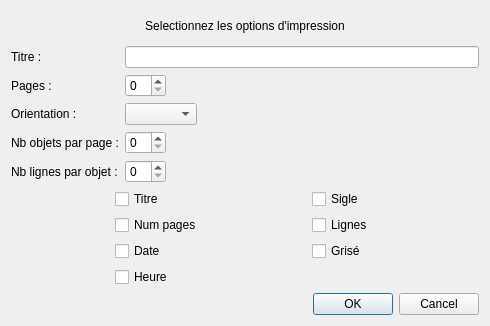
<?xml version="1.0" encoding="UTF-8"?>
<ui version="4.0">
 <class>PrintForm</class>
 <widget class="QDialog" name="PrintForm">
  <property name="geometry">
   <rect>
    <x>0</x>
    <y>0</y>
    <width>490</width>
    <height>326</height>
   </rect>
  </property>
  <property name="windowTitle">
   <string>Dialog</string>
  </property>
  <layout class="QGridLayout" name="gridLayout">
   <item row="3" column="0">
    <widget class="QDialogButtonBox" name="buttonBox">
     <property name="sizePolicy">
      <sizepolicy hsizetype="Preferred" vsizetype="Maximum">
       <horstretch>0</horstretch>
       <verstretch>0</verstretch>
      </sizepolicy>
     </property>
     <property name="orientation">
      <enum>Qt::Horizontal</enum>
     </property>
     <property name="standardButtons">
      <set>QDialogButtonBox::Cancel|QDialogButtonBox::Ok</set>
     </property>
    </widget>
   </item>
   <item row="1" column="0">
    <layout class="QFormLayout" name="formLayout">
     <property name="fieldGrowthPolicy">
      <enum>QFormLayout::AllNonFixedFieldsGrow</enum>
     </property>
     <item row="0" column="0">
      <widget class="QLabel" name="label">
       <property name="text">
        <string>Titre :</string>
       </property>
      </widget>
     </item>
     <item row="0" column="1">
      <widget class="QLineEdit" name="titleLineEdit">
       <property name="sizePolicy">
        <sizepolicy hsizetype="Minimum" vsizetype="Fixed">
         <horstretch>0</horstretch>
         <verstretch>0</verstretch>
        </sizepolicy>
       </property>
      </widget>
     </item>
     <item row="1" column="0">
      <widget class="QLabel" name="label_2">
       <property name="text">
        <string>Pages :</string>
       </property>
      </widget>
     </item>
     <item row="1" column="1">
      <widget class="QSpinBox" name="pageSpinBox">
       <property name="sizePolicy">
        <sizepolicy hsizetype="Maximum" vsizetype="Fixed">
         <horstretch>0</horstretch>
         <verstretch>0</verstretch>
        </sizepolicy>
       </property>
      </widget>
     </item>
     <item row="2" column="0">
      <widget class="QLabel" name="label_3">
       <property name="text">
        <string>Orientation :</string>
       </property>
      </widget>
     </item>
     <item row="2" column="1">
      <widget class="QComboBox" name="orientationComboBox">
       <property name="sizePolicy">
        <sizepolicy hsizetype="Maximum" vsizetype="Fixed">
         <horstretch>0</horstretch>
         <verstretch>0</verstretch>
        </sizepolicy>
       </property>
      </widget>
     </item>
     <item row="3" column="0">
      <widget class="QLabel" name="label_4">
       <property name="text">
        <string>Nb objets par page :</string>
       </property>
      </widget>
     </item>
     <item row="3" column="1">
      <widget class="QSpinBox" name="objectNumberSpinBox">
       <property name="sizePolicy">
        <sizepolicy hsizetype="Maximum" vsizetype="Fixed">
         <horstretch>0</horstretch>
         <verstretch>0</verstretch>
        </sizepolicy>
       </property>
      </widget>
     </item>
     <item row="4" column="0">
      <widget class="QLabel" name="label_5">
       <property name="text">
        <string>Nb lignes par objet :</string>
       </property>
      </widget>
     </item>
     <item row="4" column="1">
      <widget class="QSpinBox" name="lineNumberSpinBox">
       <property name="sizePolicy">
        <sizepolicy hsizetype="Maximum" vsizetype="Fixed">
         <horstretch>0</horstretch>
         <verstretch>0</verstretch>
        </sizepolicy>
       </property>
      </widget>
     </item>
    </layout>
   </item>
   <item row="2" column="0">
    <layout class="QGridLayout" name="gridLayout_3">
     <item row="0" column="0">
      <widget class="QCheckBox" name="titleCheckBox">
       <property name="sizePolicy">
        <sizepolicy hsizetype="Maximum" vsizetype="Fixed">
         <horstretch>0</horstretch>
         <verstretch>0</verstretch>
        </sizepolicy>
       </property>
       <property name="text">
        <string>Titre</string>
       </property>
      </widget>
     </item>
     <item row="0" column="1">
      <widget class="QCheckBox" name="sigleCheckBox">
       <property name="sizePolicy">
        <sizepolicy hsizetype="Maximum" vsizetype="Fixed">
         <horstretch>0</horstretch>
         <verstretch>0</verstretch>
        </sizepolicy>
       </property>
       <property name="text">
        <string>Sigle</string>
       </property>
      </widget>
     </item>
     <item row="1" column="0">
      <widget class="QCheckBox" name="pageNbCheckBox">
       <property name="text">
        <string>Num pages</string>
       </property>
      </widget>
     </item>
     <item row="1" column="1">
      <widget class="QCheckBox" name="linesCheckBox">
       <property name="text">
        <string>Lignes</string>
       </property>
      </widget>
     </item>
     <item row="2" column="0">
      <widget class="QCheckBox" name="dateCheckBox">
       <property name="text">
        <string>Date</string>
       </property>
      </widget>
     </item>
     <item row="2" column="1">
      <widget class="QCheckBox" name="grayCheckBox">
       <property name="text">
        <string>Grisé</string>
       </property>
      </widget>
     </item>
     <item row="3" column="0">
      <widget class="QCheckBox" name="hourCheckBox">
       <property name="text">
        <string>Heure</string>
       </property>
      </widget>
     </item>
    </layout>
   </item>
   <item row="0" column="0">
    <widget class="QLabel" name="label_6">
     <property name="text">
      <string>Selectionnez les options d'impression</string>
     </property>
     <property name="alignment">
      <set>Qt::AlignCenter</set>
     </property>
    </widget>
   </item>
  </layout>
 </widget>
 <resources/>
 <connections>
  <connection>
   <sender>buttonBox</sender>
   <signal>accepted()</signal>
   <receiver>PrintForm</receiver>
   <slot>accept()</slot>
   <hints>
    <hint type="sourcelabel">
     <x>248</x>
     <y>254</y>
    </hint>
    <hint type="destinationlabel">
     <x>157</x>
     <y>274</y>
    </hint>
   </hints>
  </connection>
  <connection>
   <sender>buttonBox</sender>
   <signal>rejected()</signal>
   <receiver>PrintForm</receiver>
   <slot>reject()</slot>
   <hints>
    <hint type="sourcelabel">
     <x>316</x>
     <y>260</y>
    </hint>
    <hint type="destinationlabel">
     <x>286</x>
     <y>274</y>
    </hint>
   </hints>
  </connection>
 </connections>
</ui>
